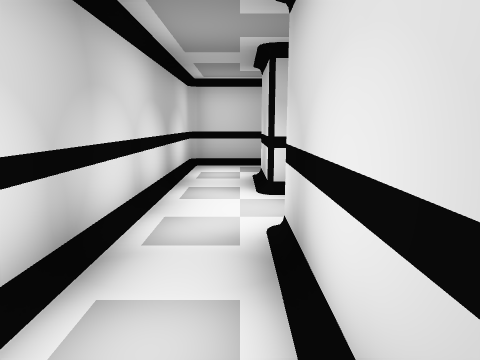
view 1 (above)

18 first-person views from a walk through a scene from a Unity 3-D project. The camera is 1.2 m above the floor, tilts 10° down and sees 75° across. The floor is counted in squares, 1 m on a side. Each view is taken from the middle of a square. On the plan, view 1 faces up. The plan holds only what a view shows up to about 13 squares ahead; the rest is blank. The place goes on beyond the plan. The player is left out. Door leaves are left out, so doorways stand open.

view 2
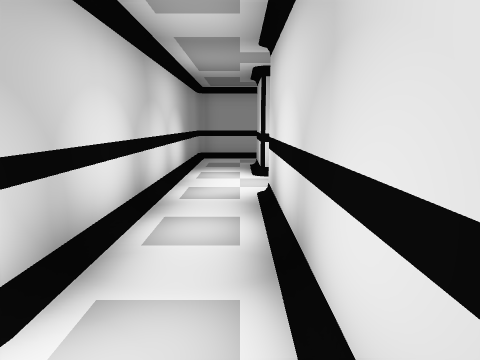

view 3
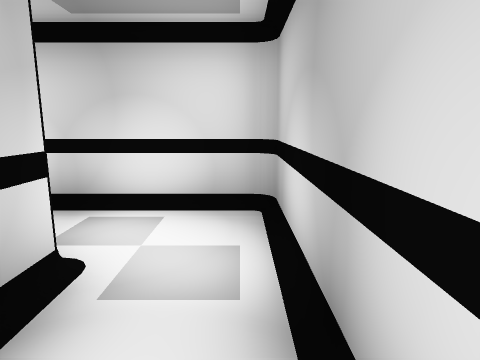

view 4
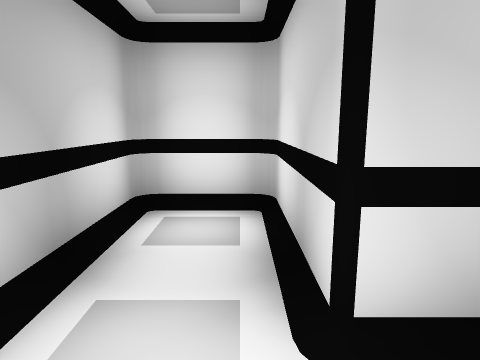

view 5
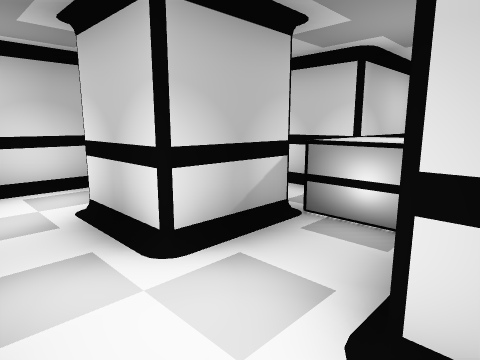

view 6
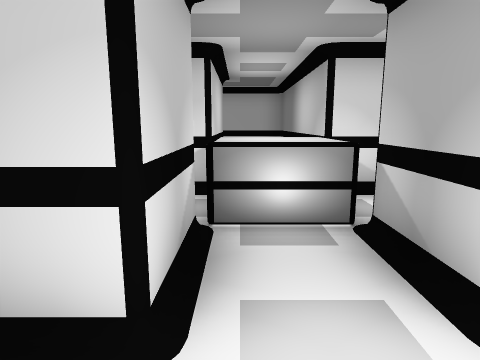

view 7
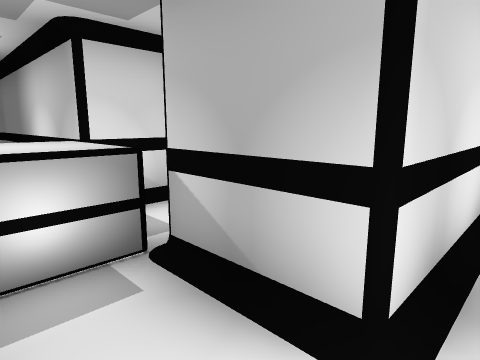

view 8
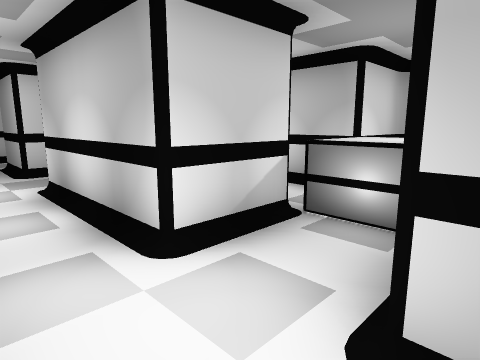

view 9
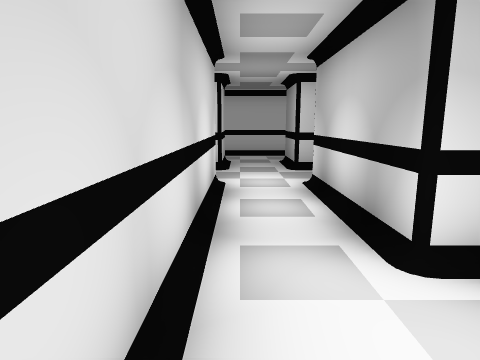

view 10
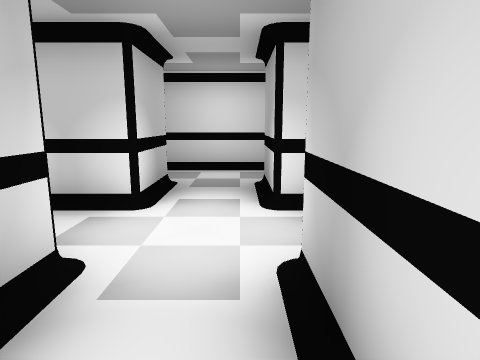

view 11
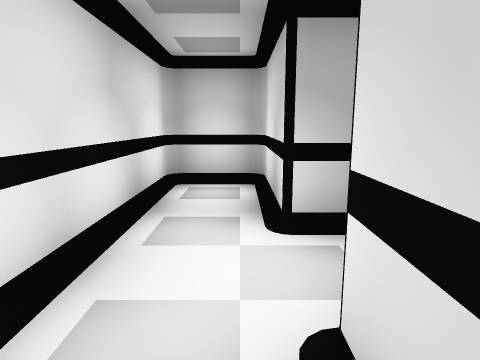

view 12
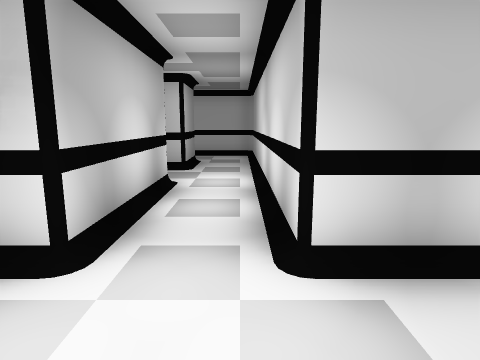

view 13
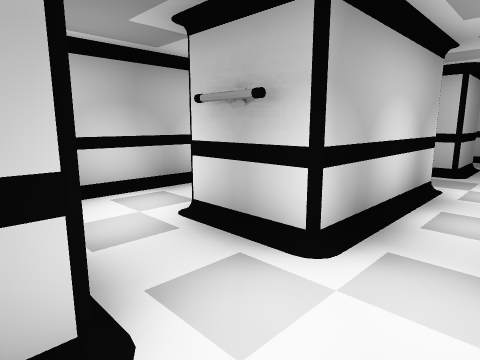

view 14
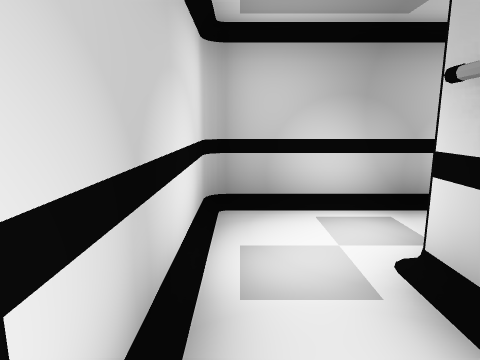

view 15
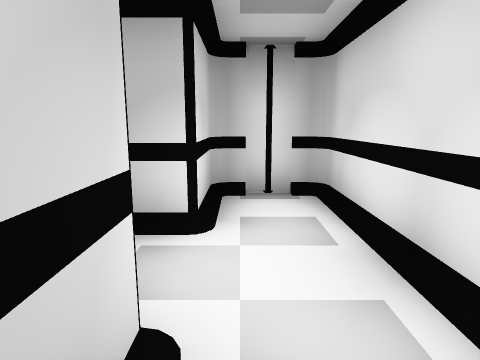

view 16
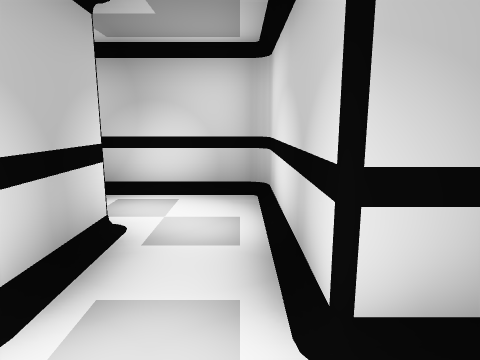

view 17
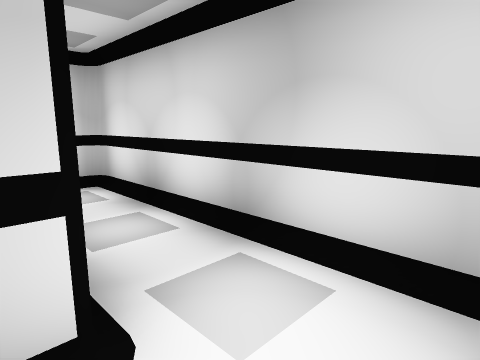

view 18
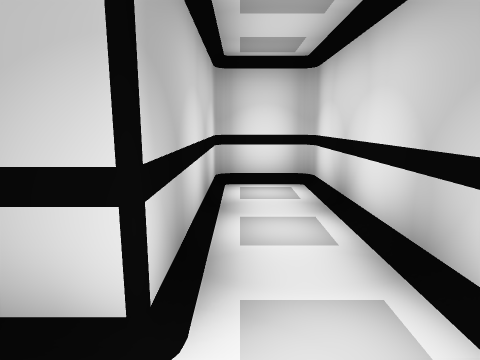

### Floor plan
Ten units are one square. View 1 is at (0, 0); x grows to the right and y downward. Boxes are objects, and circles mark ways between rooms. Rooms are numbered by the first view taken in them; rooms with no view inside come last. Other rooms are left out.
<svg viewBox="-50 -140 200 170">
<path fill="none" stroke="#000" d="M5 22 5 -35M-45 8 -45 22M-15 -55 -15 5 -43 5M-43 25 2 25M87 -70 87 -60M45 -55 45 -75 85 -75 85 -55M85 -95 5 -95M105 -55 105 -75M5 -75 25 -75 25 -70M105 -75 125 -75 125 -48M125 -112 125 -95 105 -95M128 -45 145 -45 145 -115 128 -115M102 -135 37 -135M105 -95 105 -132M35 -132 35 -115 85 -115 85 -95M45 -18 45 -35 102 -35M25 -55 5 -55M80 -55 45 -55M5 -35 25 -35M105 -38 105 -55M5 -95 -15 -95 -15 -55M5 -55 5 -75"/>
<rect x="25" y="-55" width="20" height="20" fill="#bbb"><title>box</title></rect>
<circle cx="15" cy="-45" r="3" fill="#2a7"/>
<circle cx="-5" cy="-65" r="3" fill="#2a7"/>
<circle cx="115" cy="-85" r="3" fill="#2a7"/>
<circle cx="95" cy="-105" r="3" fill="#2a7"/>
<circle cx="100" cy="-65" r="3" fill="#2a7"/>
<circle cx="35" cy="-65" r="3" fill="#2a7"/>
<circle cx="15" cy="-85" r="3" fill="#2a7"/>
<text x="-10" y="-10">1</text>
<text x="60" y="-80">2</text>
<text x="130" y="-80">3</text>
<text x="80" y="-120">4</text>
<text x="50" y="-40">5</text>
<text x="-10" y="-80">6</text>
</svg>
Room 1 opens to room 5. Room 1 opens to room 6. Room 2 opens to room 3. Room 2 opens to room 4. Room 2 opens to room 5. Room 2 opens to room 6.

Where each view was taken, in squares from view 1:
view 1: 0 up, 0 right, facing up
view 2: 2 down, 0 right, facing up
view 3: 2 down, 4 left, facing right
view 4: 1 down, 0 right, facing left
view 5: 3 up, 1 left, facing up-right
view 6: 5 up, 1 left, facing right
view 7: 5 up, 0 right, facing down-right
view 8: 9 up, 2 right, facing down-right
view 9: 9 up, 2 right, facing right
view 10: 8 up, 6 right, facing right
view 11: 11 up, 13 right, facing down
view 12: 9 up, 11 right, facing left
view 13: 9 up, 11 right, facing down-left
view 14: 8 up, 10 right, facing down
view 15: 6 up, 13 right, facing up
view 16: 8 up, 10 right, facing up
view 17: 11 up, 10 right, facing up-left
view 18: 12 up, 10 right, facing left
